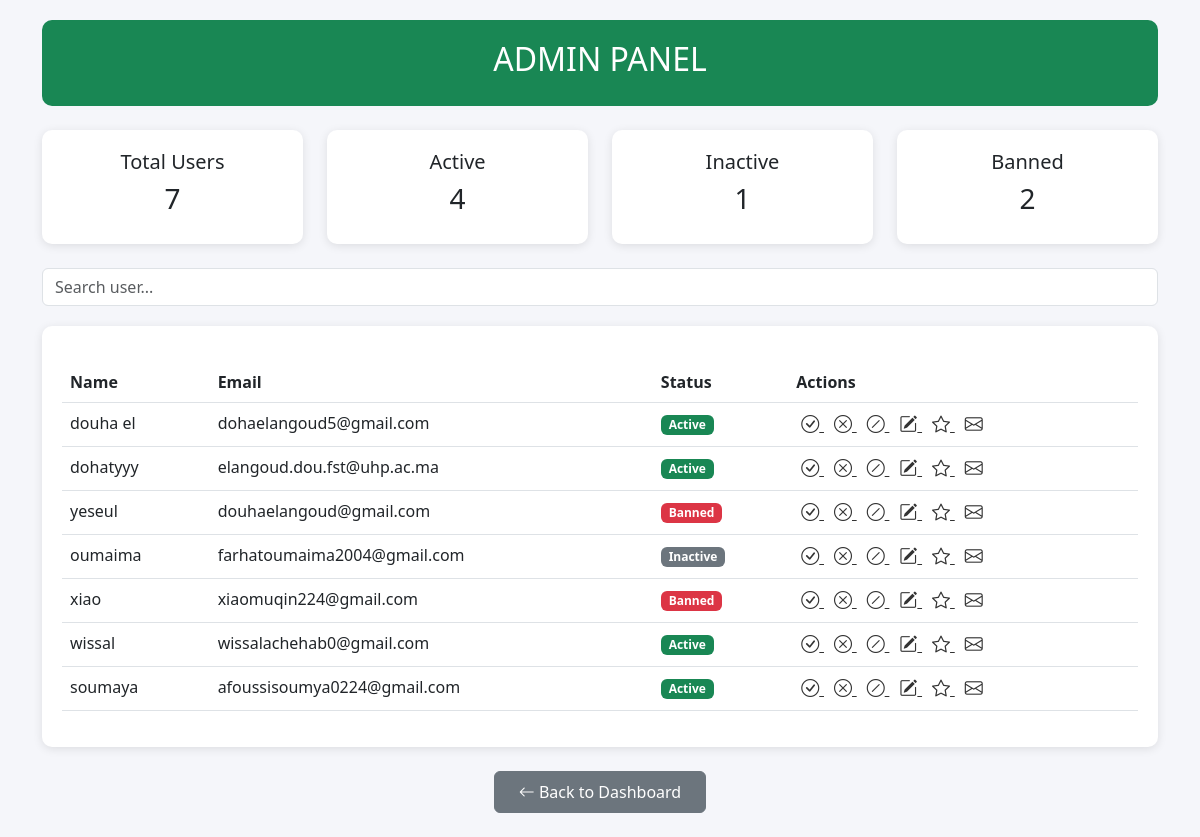
The page /admin (signed in) on the database its author committed.
### app.py (models this page shows)
class User(db.Model):
    __tablename__ = 'user'
    id = db.Column(db.Integer, primary_key=True)
    username = db.Column(db.String(100), unique=True, nullable=False)
    firstname = db.Column(db.String(100), nullable=False)
    email = db.Column(db.String(120), unique=True, nullable=False)
    password = db.Column(db.String(200), nullable=False)
    activation_token = db.Column(db.String(500), unique=True, nullable=True)
    failed_login_attempts = db.Column(db.Integer, default=0)
    last_failed_login = db.Column(db.Float, default=0)
    ip_address = db.Column(db.String(50), nullable=True)
    mac_address = db.Column(db.String(255), nullable=True)
    is_admin = db.Column(db.Boolean, default=False)
    is_banned = db.Column(db.Boolean, default=False)
    is_active = db.Column(db.Boolean, default=True)
    domain = db.Column(db.String(50), nullable=True)  # Google, Facebook, WhatsApp, LinkedIn, GitHub, Other
    how_found_app = db.Column(db.String(100), nullable=True)  # How they discovered the app
    created_at = db.Column(db.DateTime, default=db.func.now(), nullable=False)
    calculations = db.relationship('Calculation', backref='user', lazy=True, cascade='all, delete-orphan')

### app.py (the view)
@app.route('/admin')
def admin_panel():
    if not session.get('user_id'):
        return redirect(url_for('login'))
    user = User.query.get(session['user_id'])
    if not user or not user.is_admin:
        return "Access denied"
    users = User.query.all()
    active_users = User.query.filter(
        User.is_active == True,
        User.is_banned == False
    ).count()
    inactive_users = User.query.filter(
        User.is_active == False,
        User.is_banned == False
    ).count()
    banned_users = User.query.filter(
        User.is_banned == True
    ).count()
    return render_template(
        'admin.html',
        users=users,
        active_users=active_users,
        inactive_users=inactive_users,
        banned_users=banned_users
    )

### app.py (called while the page is built)
@app.context_processor
def inject_language():
    lang = session.get('lang', 'fr')
    return {
        'current_language': lang,
        'supported_languages': [
            {'code': 'en', 'name': 'English', 'flag': '🇬🇧'},
            {'code': 'fr', 'name': 'Français', 'flag': '🇫🇷'},
            {'code': 'es', 'name': 'Español', 'flag': '🇪🇸'},
        ],
        'gettext': lambda key: get_text(key, lang),
        'app_name': get_text('app_name', lang),
        'app_description': get_text('app_description', lang),
    }

### translations.py (called while the page is built)
def get_text(key, language='en'):
    if language not in TRANSLATIONS:
        language = 'en'
    return TRANSLATIONS[language].get(key, key)

### templates/admin.html (shortened to what this page needs)
<!DOCTYPE html>
<html>
<head>
    <link href="https://cdn.jsdelivr.net/npm/bootstrap@5.3.0/dist/css/bootstrap.min.css" rel="stylesheet">
    <link href="https://cdn.jsdelivr.net/npm/bootstrap-icons/font/bootstrap-icons.css" rel="stylesheet">
</head>
<body class="container">
<div class="title-box">
    <h2>ADMIN PANEL</h2>
</div>
<div class="row mt-4 text-center">
    <div class="col-md-3">
        <div class="card-box">
            <h5>Total Users</h5>
            <h3>{{ users|length }}</h3>
        </div>
    </div>
    <div class="col-md-3">
        <div class="card-box">
            <h5>Active</h5>
            <h3>{{ active_users }}</h3>
        </div>
    </div>
    <div class="col-md-3">
        <div class="card-box">
            <h5>Inactive</h5>
            <h3>{{ inactive_users }}</h3>
        </div>
    </div>
    <div class="col-md-3">
        <div class="card-box">
            <h5>Banned</h5>
            <h3>{{ banned_users }}</h3>
        </div>
    </div>
</div>
<div class="mt-4">
    <input type="text" id="search" class="form-control" placeholder="Search user...">
</div>
<div class="table-box">
<table class="table table-hover mt-3" id="userTable">
    <thead>
        <tr>
            <th>Name</th>
            <th>Email</th>
            <th>Status</th>
            <th>Actions</th>
        </tr>
    </thead>
    <tbody>
    {% for user in users %}
    <tr>
        <td class="username">{{ user.username }}</td>
        <td class="email">{{ user.email }}</td>
        <td>
            {% if user.is_banned %}
                <span class="badge bg-danger">Banned</span>
            {% elif user.is_active %}
                <span class="badge bg-success">Active</span>
            {% else %}
                <span class="badge bg-secondary">Inactive</span>
            {% endif %}
        </td>
        <td>
            <a href="/activate_user/{{ user.id }}" class="icon-btn" title="Activate">
                <i class="bi bi-check-circle"></i>
            </a>
            <a href="/deactivate_user/{{ user.id }}" class="icon-btn" title="Deactivate">
                <i class="bi bi-x-circle"></i>
            </a>
            <a href="/ban_user/{{ user.id }}" class="icon-btn" title="Ban">
                <i class="bi bi-slash-circle"></i>
            </a>
            <a href="/edit_user/{{ user.id }}" class="icon-btn" title="Edit">
                <i class="bi bi-pencil-square"></i>
            </a>
            <a href="/make_admin/{{ user.id }}" class="icon-btn" title="Make Admin">
                <i class="bi bi-star"></i>
            </a>
            <a href="/send_status_mail/{{ user.id }}" class="icon-btn" title="Send Status Email">
                <i class="bi bi-envelope"></i>
            </a>
        </td>
    </tr>
    {% endfor %}
    </tbody>
</table>
</div>
<div class="text-center mt-4 mb-4">
    <a href="{{ url_for('dashboard') }}" class="btn btn-secondary px-4 py-2">
        <i class="bi bi-arrow-left"></i> Back to Dashboard
    </a>
</div>
</body>
</html>

### templates/admin.html (style rules this page uses)
body { background: #f5f6fa; }
.title-box { background: #198754; color: white; text-align: center; padding: 20px; border-radius: 10px; margin-top: 20px; }
.card-box { text-align: center; padding: 20px; border-radius: 10px; background: white; box-shadow: 0px 2px 10px rgba(0,0,0,0.1); }
.table-box { background: white; padding: 20px; border-radius: 10px; margin-top: 20px; box-shadow: 0px 2px 10px rgba(0,0,0,0.1); }
.icon-btn { font-size: 18px; margin: 0 5px; color: #333; }

### rows shown on the page
User: username "douha el", email "dohaelangoud5@gmail.com", is_banned "Active"
User: username "dohatyyy", email "elangoud.dou.fst@uhp.ac.ma", is_banned "Active"
User: username "yeseul", email "douhaelangoud@gmail.com", is_banned "Banned"
User: username "oumaima", email "farhatoumaima2004@gmail.com", is_banned "Inactive"
User: username "xiao", email "xiaomuqin224@gmail.com", is_banned "Banned"
User: username "wissal", email "wissalachehab0@gmail.com", is_banned "Active"
User: username "soumaya", email "afoussisoumya0224@gmail.com", is_banned "Active"

### other values the page prints
{{ users|length }} "7"
{{ active_users }} "4"
{{ inactive_users }} "1"
{{ banned_users }} "2"
